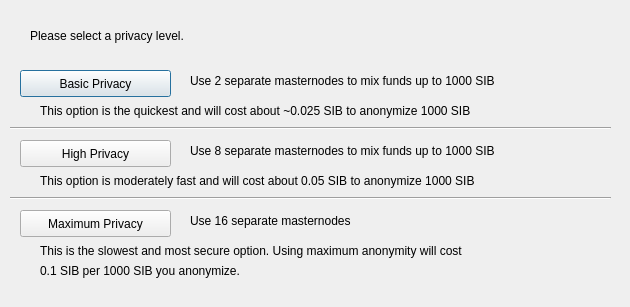
<?xml version="1.0" encoding="UTF-8"?>
<ui version="4.0">
 <class>DarksendConfig</class>
 <widget class="QDialog" name="DarksendConfig">
  <property name="geometry">
   <rect>
    <x>0</x>
    <y>0</y>
    <width>630</width>
    <height>307</height>
   </rect>
  </property>
  <property name="windowTitle">
   <string>Configure PrivateSend</string>
  </property>
  <widget class="QPushButton" name="buttonBasic">
   <property name="geometry">
    <rect>
     <x>20</x>
     <y>70</y>
     <width>151</width>
     <height>27</height>
    </rect>
   </property>
   <property name="text">
    <string>Basic Privacy</string>
   </property>
  </widget>
  <widget class="QPushButton" name="buttonHigh">
   <property name="geometry">
    <rect>
     <x>20</x>
     <y>140</y>
     <width>151</width>
     <height>27</height>
    </rect>
   </property>
   <property name="text">
    <string>High Privacy</string>
   </property>
  </widget>
  <widget class="QPushButton" name="buttonMax">
   <property name="geometry">
    <rect>
     <x>20</x>
     <y>210</y>
     <width>151</width>
     <height>27</height>
    </rect>
   </property>
   <property name="text">
    <string>Maximum Privacy</string>
   </property>
  </widget>
  <widget class="QLabel" name="label">
   <property name="geometry">
    <rect>
     <x>30</x>
     <y>20</y>
     <width>571</width>
     <height>31</height>
    </rect>
   </property>
   <property name="text">
    <string>Please select a privacy level.</string>
   </property>
  </widget>
  <widget class="QLabel" name="label_2">
   <property name="geometry">
    <rect>
     <x>190</x>
     <y>70</y>
     <width>421</width>
     <height>21</height>
    </rect>
   </property>
   <property name="text">
    <string>Use 2 separate masternodes to mix funds up to 1000 SIB</string>
   </property>
  </widget>
  <widget class="QLabel" name="label_3">
   <property name="geometry">
    <rect>
     <x>190</x>
     <y>140</y>
     <width>411</width>
     <height>21</height>
    </rect>
   </property>
   <property name="text">
    <string>Use 8 separate masternodes to mix funds up to 1000 SIB</string>
   </property>
  </widget>
  <widget class="QLabel" name="label_4">
   <property name="geometry">
    <rect>
     <x>190</x>
     <y>210</y>
     <width>421</width>
     <height>21</height>
    </rect>
   </property>
   <property name="text">
    <string>Use 16 separate masternodes</string>
   </property>
  </widget>
  <widget class="QLabel" name="label_6">
   <property name="geometry">
    <rect>
     <x>40</x>
     <y>100</y>
     <width>561</width>
     <height>21</height>
    </rect>
   </property>
   <property name="text">
    <string>This option is the quickest and will cost about ~0.025 SIB to anonymize 1000 SIB</string>
   </property>
  </widget>
  <widget class="QLabel" name="label_7">
   <property name="geometry">
    <rect>
     <x>40</x>
     <y>170</y>
     <width>561</width>
     <height>21</height>
    </rect>
   </property>
   <property name="text">
    <string>This option is moderately fast and will cost about 0.05 SIB to anonymize 1000 SIB</string>
   </property>
  </widget>
  <widget class="QLabel" name="label_8">
   <property name="geometry">
    <rect>
     <x>40</x>
     <y>240</y>
     <width>561</width>
     <height>21</height>
    </rect>
   </property>
   <property name="text">
    <string>This is the slowest and most secure option. Using maximum anonymity will cost</string>
   </property>
  </widget>
  <widget class="QLabel" name="label_9">
   <property name="geometry">
    <rect>
     <x>40</x>
     <y>260</y>
     <width>561</width>
     <height>21</height>
    </rect>
   </property>
   <property name="text">
    <string>0.1 SIB per 1000 SIB you anonymize.</string>
   </property>
  </widget>
  <widget class="Line" name="line">
   <property name="geometry">
    <rect>
     <x>10</x>
     <y>120</y>
     <width>601</width>
     <height>16</height>
    </rect>
   </property>
   <property name="orientation">
    <enum>Qt::Horizontal</enum>
   </property>
  </widget>
  <widget class="Line" name="line_2">
   <property name="geometry">
    <rect>
     <x>10</x>
     <y>190</y>
     <width>601</width>
     <height>16</height>
    </rect>
   </property>
   <property name="orientation">
    <enum>Qt::Horizontal</enum>
   </property>
  </widget>
 </widget>
 <resources/>
 <connections/>
</ui>
